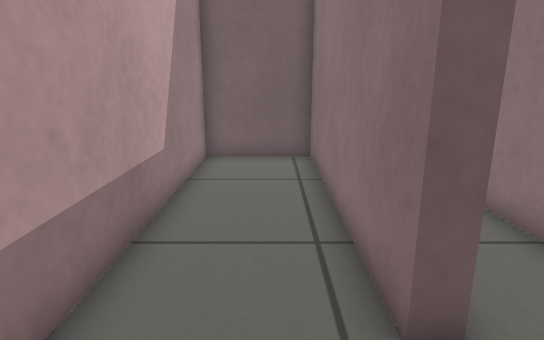
view 1 (above)

16 first-person views from a walk through a world built for the Gazebo simulator. The camera is 0.66 m above the floor, tilts 14° down and sees 75° across. The floor is counted in squares, 0.25 m on a side. Each view is taken from the middle of a square. On the plan, view 1 faces up. The plan holds only what a view shows up to about 20 squares ahead; the rest is blank.

view 2
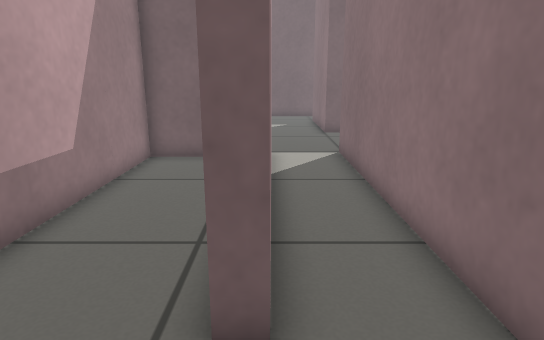

view 3
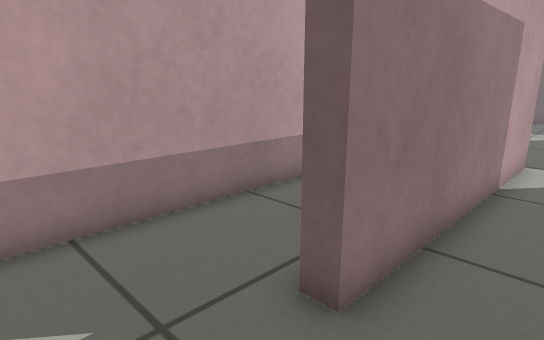

view 4
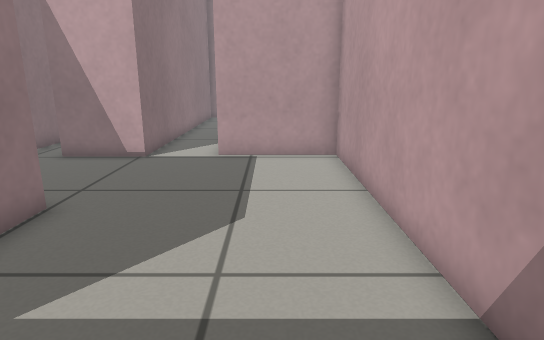

view 5
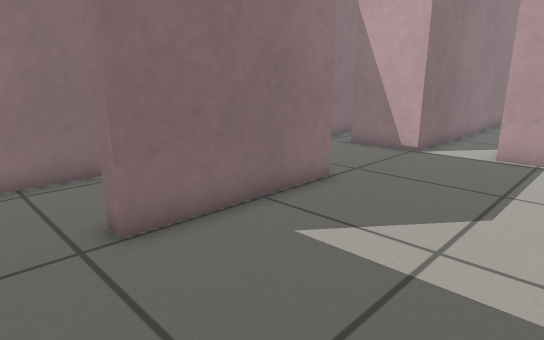

view 6
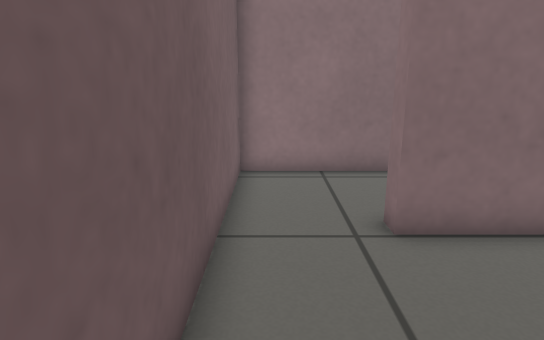

view 7
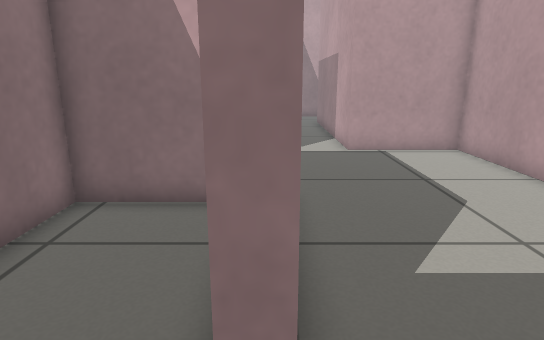

view 8
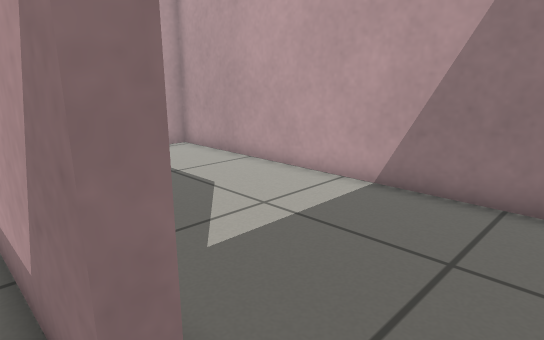

view 9
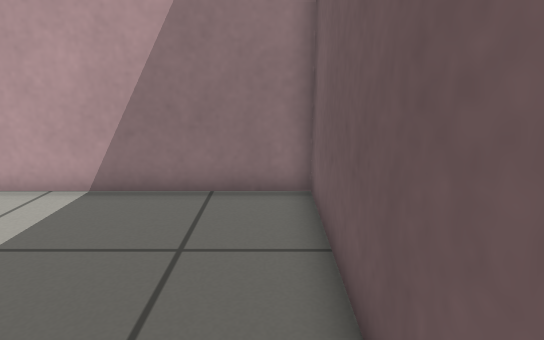

view 10
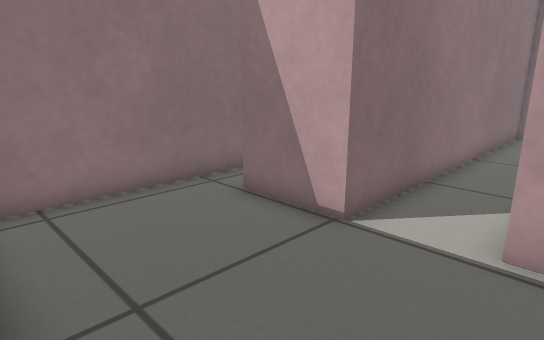

view 11
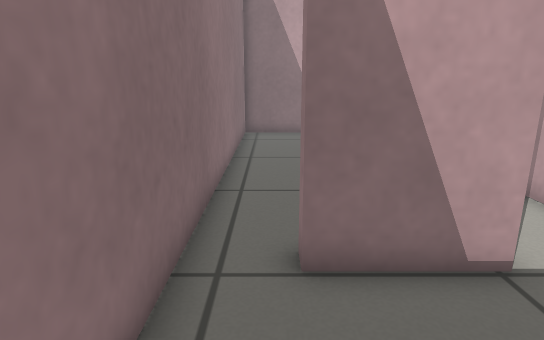

view 12
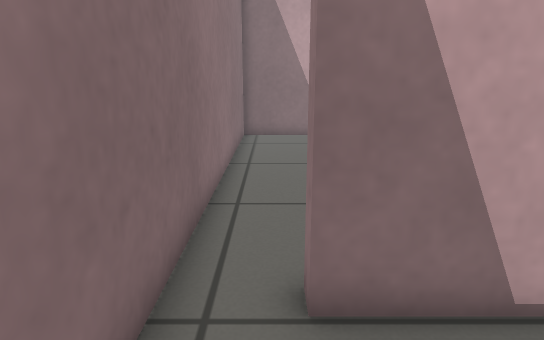

view 13
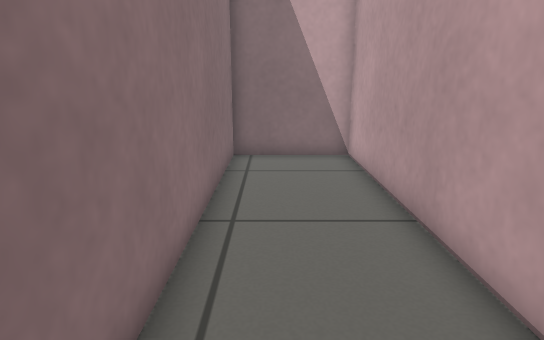

view 14
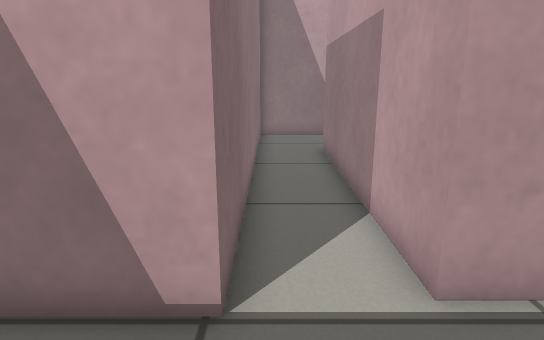

view 15
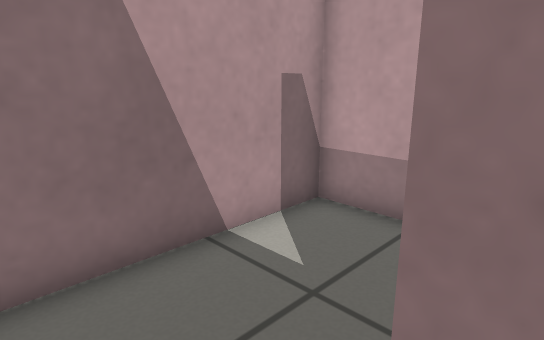

view 16
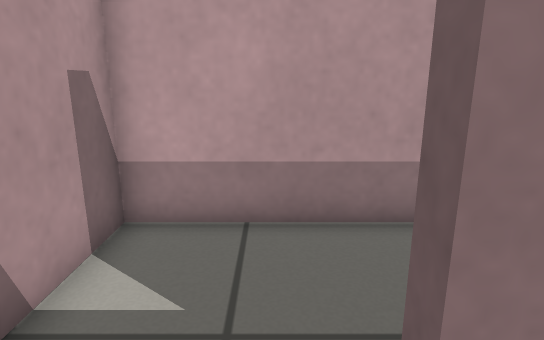

### Floor plan
Points are (right, up) in squares from view 1. A wall is a line through its corners. A room is listed if a view was taken in it or the views show most of it. See-through windows are left out.
Room 1 (views 1, 2)
walls: (2, 3.1) (1.4, 3.1) (1.4, 12.5) (-2.4, 12.5) (-2.4, -0.8) (2.6, -0.8)
ways out: opening at (2, 1.5) to room 2
Room 2 (views 3, 4, 5, 6, 7, 10, 11, 12, 14, 15, 16)
walls: (5.8, 18.8) (4.8, 18.8) (4.8, 24.8) (5.4, 24.8); (9.4, 12.4) (9.4, 18.1); (5.5, 28) (-2.4, 28) (-2.4, 13.1) (2, 13.1) (2, 3.1); (2.6, -0.8) (4.6, -0.8) (4.6, 13.4) (7.6, 13.4) (7.6, 12.7)
ways out: opening at (2, 1.5) to room 1; opening at (5, 26) to room 3; opening at (8.5, 13) to room 4
Room 3 (views 8, 9)
walls: (5.4, 24.8) (5.4, 20.6); (9.4, 23.4) (9.4, 28) (5.5, 28); (6.4, 19.4) (9.4, 19.4) (9.4, 21.6)
ways out: opening at (5, 26) to room 2
Room 4 (view 13)
walls: (5.2, 8.9) (5.2, -0.8) (9.4, -0.8) (9.4, 12.4)
ways out: opening at (8.5, 13) to room 2

Positions as (right, up) in squares from view 1, and headings:
1: (0, 0), facing up
2: (2, 0), facing up
3: (4, 0), facing up-left
4: (0, 26), facing down
5: (-1, 27), facing down-right
6: (-1, 27), facing right
7: (5, 27), facing down
8: (6, 27), facing down-left
9: (6, 27), facing left
10: (1, 19), facing down-right
11: (8, 18), facing down
12: (8, 17), facing down
13: (8, 12), facing down
14: (4, 17), facing down
15: (4, 4), facing down-left
16: (4, 2), facing left
